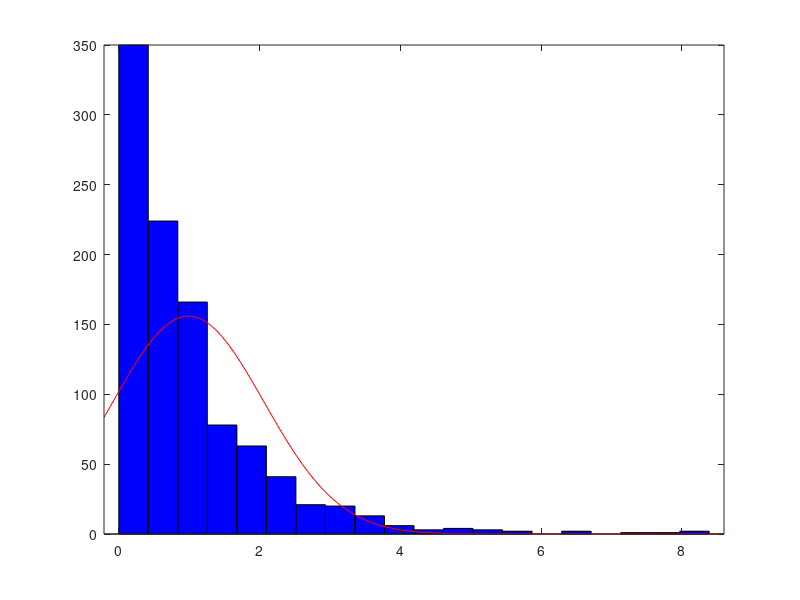

Here is the MATLAB script that generated this plot:
% Vasia Zarkadoula
% Data Analysis 2020
% Chapter 2 Excerise 2
% Generation of data from exponential distribution using the inverse from uniform.

clc;
clear;

n = 1000;
lamda = 1;
nbins = 20;

x = rand(n,1); % uniformly distributed random variables
y = -(1/lamda)*log(1-x); 

% Histogram of y and an exponential distribution fit
histfit(y,nbins);
